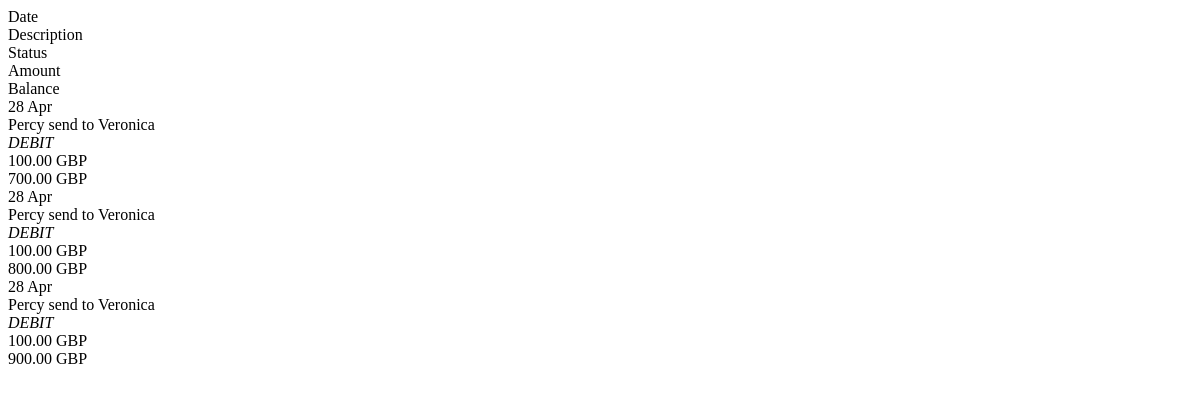
/webapps2024/payapp/htmx/transaction-list (signed in), run on an earlier commit of the app's database.
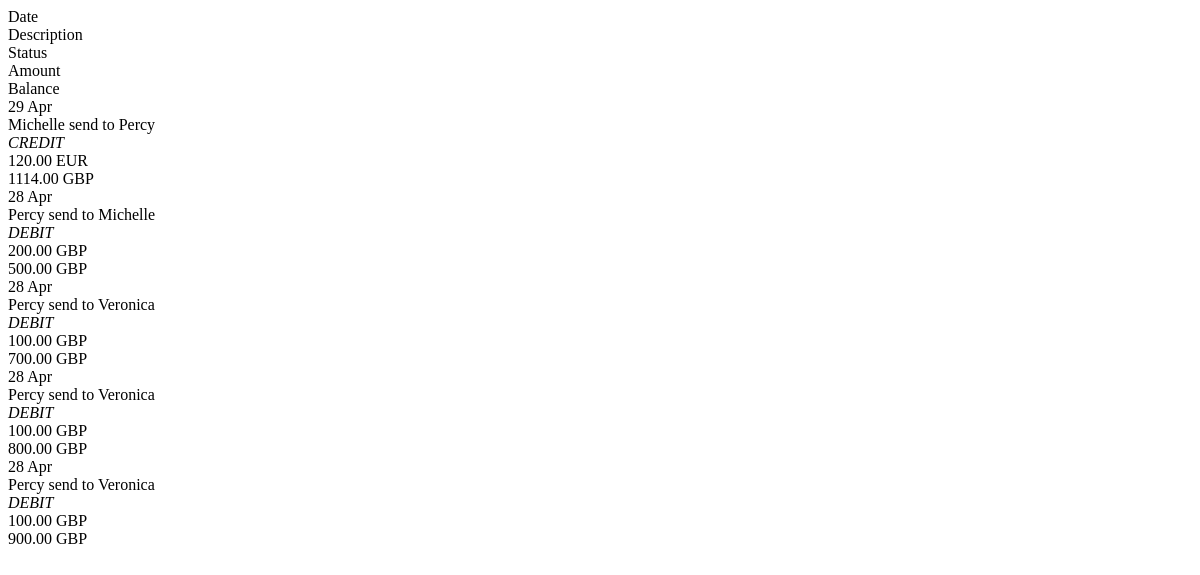
And on a later commit of the database.
### payapp/models.py (models this page shows, shortened)
class Transaction(models.Model):
    tid = models.CharField(max_length=255)
    sender = models.ForeignKey(User, on_delete=models.CASCADE, related_name='sender')
    receiver = models.ForeignKey(User, on_delete=models.CASCADE, related_name='receiver')
    amount = models.DecimalField(decimal_places=2, max_digits=12)
    balance = models.DecimalField(decimal_places=2, max_digits=12)
    currency = models.CharField(max_length=5, choices=Currency.choices, default=Currency.GBP)
    status = models.CharField(max_length=10, choices=TransactionStatus.choices, default=TransactionStatus.PENDING)
    datetime = models.DateTimeField(auto_now_add=False)

### walletapp/models.py (models this page shows, shortened)
class Wallet(models.Model):
    user = models.OneToOneField(User, on_delete=models.CASCADE, related_name='wallet')
    balance = models.DecimalField(default=1000, decimal_places=2, max_digits=15)
    currency = models.CharField(max_length=5, choices=Currency.choices, default=Currency.GBP)

### payapp/views.py (the view)
# urls.py: path('htmx/transaction-list', views.transaction_list, name='transaction-list'),
@login_required(login_url='login')
def transaction_list(request):
    if request.method == 'GET':
        limit = int(request.GET.get('limit')
                    ) if request.GET.get('limit') else 100
        sort = request.GET.get('sort')
        sortby = request.GET.get('sortby')
        type = request.GET.get('type') or 'user'
        transactions = []
        if type == 'all':
            transactions = get_all_trans()
        else:
            transactions = get_trans_id(
                request.user.id, limit=limit, sort=sort, sortby=sortby)
        if len(transactions) == 0:
            context = {
                'title': 'Oops !! You have not made any transactions yet.',
                'message': 'Please return after completing a transaction to view details.'
            }
            return render(request, 'payapp/transaction/modal/empty.html', context)
        for tr in transactions:
            if tr.sender.id == request.user.id:
                tr.type = 'DEBIT'
            else:
                tr.type = 'CREDIT'
        context = {
            'transactions': transactions,
            'type': type
        }
        return render(request, 'payapp/transaction/modal/transaction-table.html', context)
    raise Http404()

### notificationapp/context_processors.py (called while the page is built)
def get_notifications(request):
    notification_count = None
    if request.user.is_authenticated:
        user = request.user
        notification_count = Notification.objects.filter(user=user, seen=False).count()
        return {'notification_count': notification_count}
    else:
        return{'notification_count': notification_count}

### payapp/context_processors.py (called while the page is built)
def get_profile_picture(request):
    if request.user.is_authenticated:
        user_profile = UserProfile.objects.get(user=request.user)
        return {'user_profile': user_profile}
    else:
        return {'user_profile': None}

### payapp/core/transactions/transactions.py (called while the page is built)
def get_trans_id(user_id: int, limit=50, sort='dsc', sortby='datetime') -> list:
    transactions = Transaction.objects.filter(
        Q(sender_id__exact=user_id) |
        Q(receiver_id__exact=user_id)
    )
    sortby = sortby or 'datetime'
    if sort == 'asc':
        orderby = sortby
    else:
        orderby = f'-{sortby}'
    return transactions.all().order_by(orderby)[:limit]

### templates/payapp/transaction/modal/transaction-table.html (shortened to what this page needs)
<div class="transaction-title py-2 px-4" id="transaction-table">
    <div class="row fw-00">
        <div class="col-auto col-sm-1 text-center"><span class="">Date</span></div>
        <div class="col col-sm-5">Description</div>
        {% if type == 'user' %}
        <div class="col-auto col-sm-2 d-none d-sm-block text-center">Status</div>
        {% endif %}
        <div class="col text-center">Amount</div>
        <div class="col text-center">Balance</div>
    </div>
</div>
<div id="transaction-list">
    {% for t in transactions %}
    <div class="transaction-list {% if t.type == 'DEBIT' %}table-warning{% endif %}">
        <div class="transaction-item px-4 py-3">
            <div class="row align-items-center flex-row" hx-get="{% url 'transaction-detail' %}?tid={{t.id}}" hx-trigger="click" hx-target="#dialog">
                <div class="col-2 col-sm-1 text-center"> <span class="d-block text-4 fw-300">{{t.datetime|date:"d"}}</span> <span class="d-block text-1 fw-300 text-uppercase">{{t.datetime|date:"M"}}</span> </div>
                <div class="col col-sm-5"> <span class="d-block text-4">{{t.sender.first_name}}</span> <span class="text-muted">send to {{t.receiver.first_name}}</span> </div>
                {% if type == 'user' %}
                {% if t.type == 'DEBIT' %}
                <div class="col-auto col-sm-2 d-none d-sm-block text-center"> <span class="text-warning"><i class="fas fa-caret-down text-danger">{{t.type}}</i></span> </div>
                {% else %}
                <div class="col-auto col-sm-2 d-none d-sm-block text-center"> <span class="text-warning"><i class="fas fa-caret-up text-success">{{t.type}}</i></span> </div>
                {% endif %}
                {% endif %}
                <div class="col text-center"> <span class="d-sm-block text-3">{{t.amount}}</span> <span class="text-2 text-uppercase">{{t.currency}}</span> </div>
                <div class="col text-center"> <span class="d-sm-block text-3">{{t.balance}} {{request.user.wallet.currency}} </span>  </div>
            </div>
        </div>
    </div>
    {% endfor %}
</div>

What changed in the data, as far as the page shows it:
added Transaction: datetime "29", datetime "Apr", sender.first_name "Michelle", receiver.first_name "Percy", type "CREDIT", amount "120.00", currency "EUR", balance "1114.00", {{ request.user.wallet.currency }} "GBP"
added Transaction: datetime "28", datetime "Apr", sender.first_name "Percy", receiver.first_name "Michelle", type "DEBIT", amount "200.00", currency "GBP", balance "500.00", {{ request.user.wallet.currency }} "GBP"
